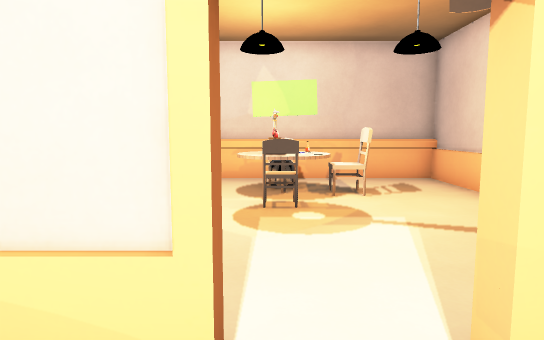
View 1 (above)

15 first-person views from a walk through a Godot game level. The camera is 1.3 m above the floor, tilts 6° down and sees 75° across. Doors that lead somewhere are drawn open, without their leaves. The floor is counted in squares, 0.89 m on a side. Each view is taken from the middle of a square. On the plan, view 1 faces up. The plan holds only what a view shows up to about 16 squares ahead; the rest is blank. Characters and animated objects are left out. Surface patterns are stand-ins for the level's own textures.

View 2
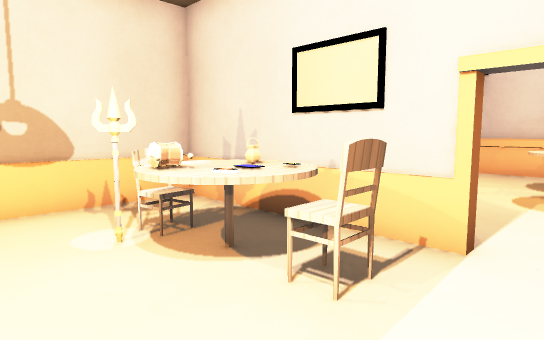

View 3
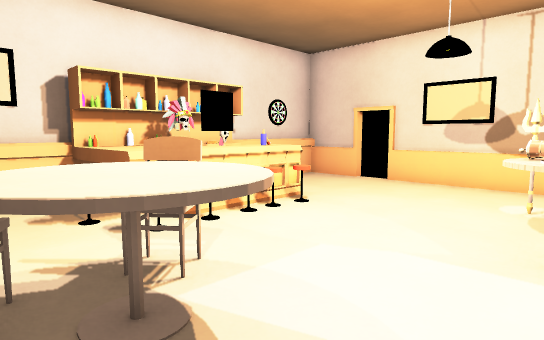

View 4
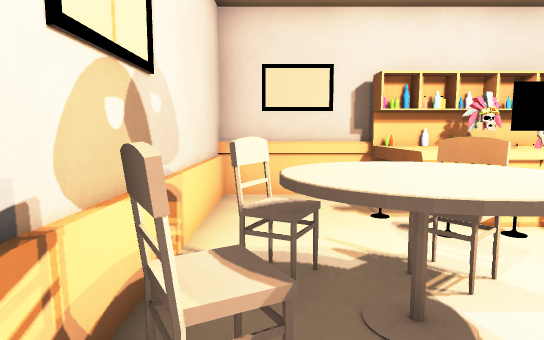

View 5
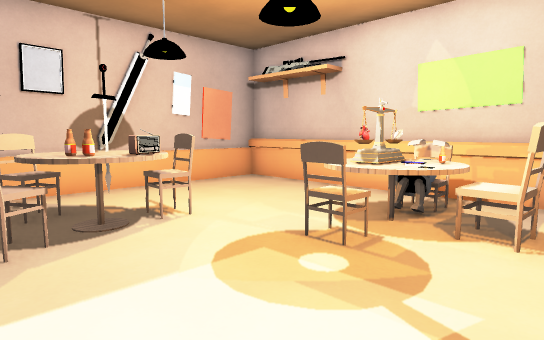

View 6
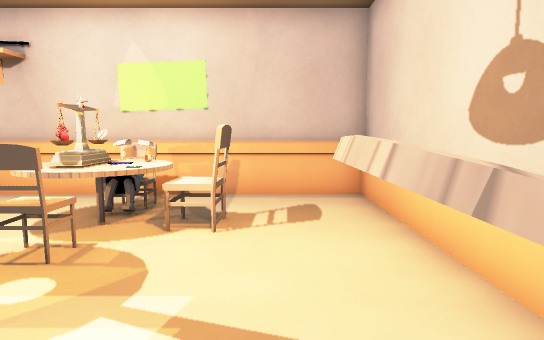

View 7
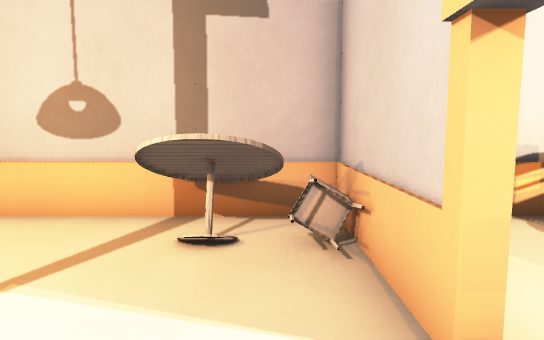

View 8
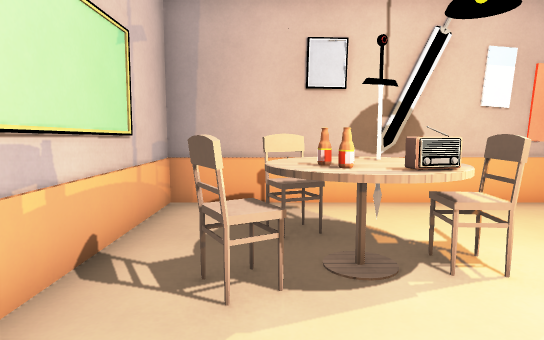

View 9
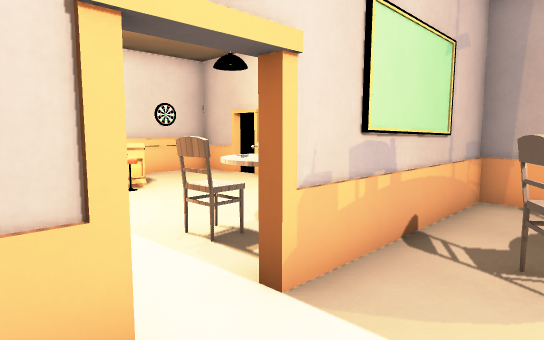

View 10
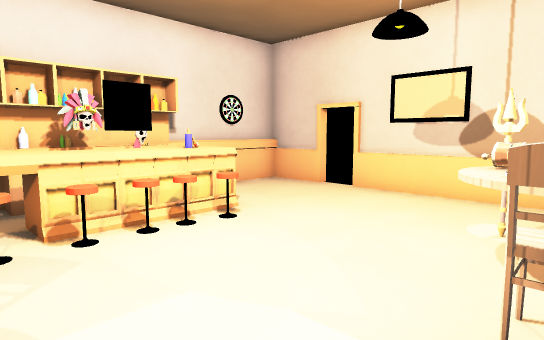

View 11
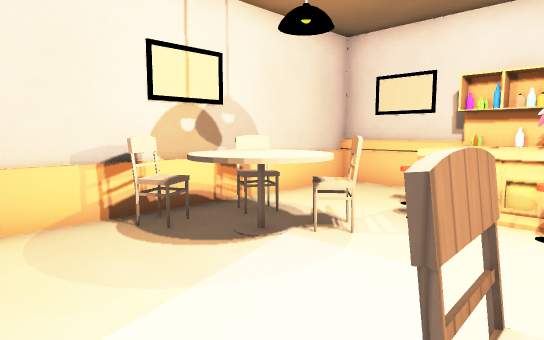

View 12
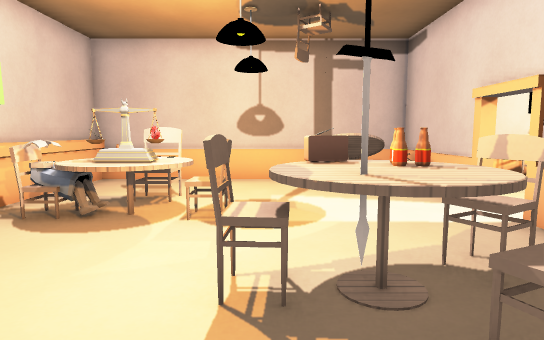

View 13
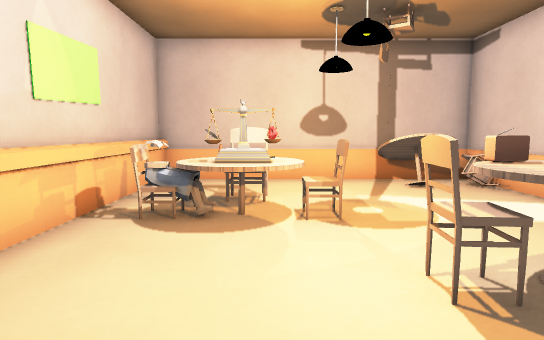

View 14
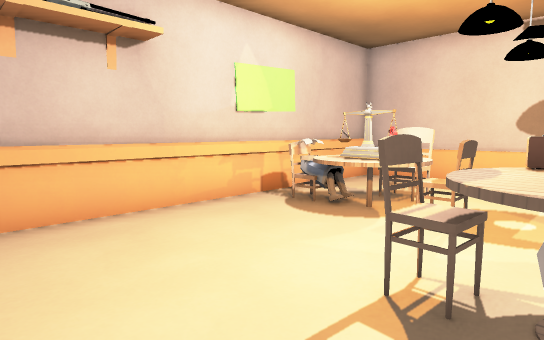

View 15
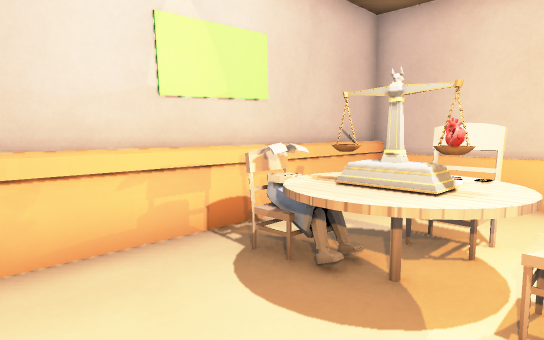

### Floor plan
Key: @ floor where view 1 was taken; # wall or solid block; x gap in a wall; . main floor; : floor 1 m higher than the main floor; D open door; = window, fence, low wall or low ledge; ^ raised ledge; T table; R radio; O other object.
Columns run from 10 left of view 1 to 5 right of it. Each row starts with its distance up from view 1.
 12    #############
 11    #...........#
 10    #......T....#
  9    #.....TTOO..#
  8    #......TOO..#
  7    #......T....#
  6    #...T.......#
  5    #..TTR.....T#
  4    #..TTT....TTT
  3    #....O.....T#
  2    #######DD##O#
  1    #... T..... #
  0    #..T :T@....#
 -1    #..T::......#
 -2    #........^^^#
 -3    #........O^^#
 -4    #........x^^#
 -5    ##...===.x..#
 -6    .D...^^^^^ .#
 -7     #....##^^ .#
 -8 ################

Where each view was taken, in squares from view 1:
view 1: 0 up, 0 right, facing up
view 2: 3 down, 1 right, facing up-left
view 3: 0 up, 4 right, facing down-left
view 4: 0 up, 4 right, facing down
view 5: 3 up, 3 right, facing up-left
view 6: 3 up, 3 right, facing up
view 7: 3 up, 1 left, facing right
view 8: 4 up, 1 right, facing left
view 9: 4 up, 2 right, facing down-left
view 10: 0 up, 2 right, facing down-left
view 11: 1 up, 1 left, facing down-right
view 12: 6 up, 6 left, facing right
view 13: 8 up, 6 left, facing right
view 14: 5 up, 6 left, facing up-right
view 15: 7 up, 3 left, facing up-right
